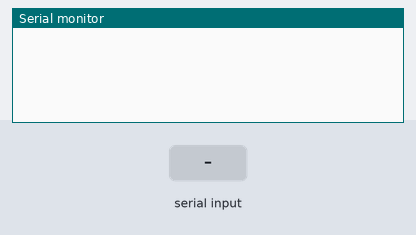
Bench run of a sketch on a simulated Arduino Mega 2560, built with avr-gcc and run on an emulated ATmega2560. Shown: the last lines printed to the serial monitor. The test bench sets the inputs (shaded band). WiFi joins after 1.5 s; servers stay silent unless stated; uploads are accepted with an empty reply.

Above: at 3.7 s.
3.8 s: "{" received over Serial
At 4.7 s:
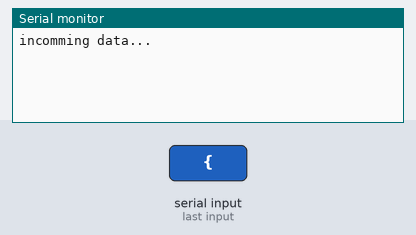
5.3 s: "}" received over Serial
At 5.9 s:
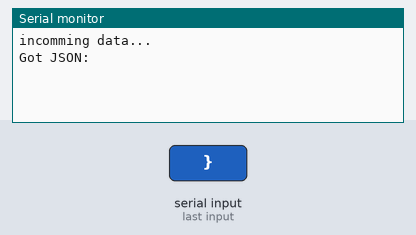

The sketch:

ESP8266.ino
```cpp
//Creator: Alex Rosa
//Date: 09/5/2018
//Company: Grownetics
//Last Modified 09/18/18

/*
Description:  The purpose of this code is to convert existing ethernet Devices into wireless devices using the
Arduino Mega boards with integrated esp8266 chips

Function: This is the esp8266 portion of code for middleware devices This code reads JSON objects outputted
to 'serial3'on the arduino mega's.  Once the json object has been retrieved, it then sends it as a GET request
to the respective server.  The responce (payload) is then sent back to the arduino Mega
*/

#include <ESP8266WiFi.h>
#include <ESP8266HTTPClient.h>


//USER VARS - CHANGE ACCORDING TO SYSTEM
bool debug = false;
const char* ssid=      "Grownetics";
const char* password =  "GrowBetter16";
const char* Server = "http://proxmox1.onsite.cropcircle.io/api/raw?q=";


//DO NOT CHANGE ANYTHING BELOW THIS LINE!!!

//variables for GET request method
char buffer[500];
String response;

//timing variables
unsigned long previousMillis = 0;
const long interval = 5000;
const long refreshRate = 30000;

//variables for getData()
char inData[500];
char outData[500];
char inChar;
int stringPos = 0;
bool readingJson;
int status = 0;

//Used for debugging
//char json1[] = "{\"boot\":1,\"outs\":[\"3\",\"2\", \"4\"],\"i9\":[\"A0\",\"A1\",\"A2\"]}";
char json1[] = "{\"boot\":1,\"i13\":[\"A0\",\"A1\",\"A2\",\"A3\",\"A4\",\"A5\",\"A6\",\"A7\"]}";

char json2[] = "{\"boot\":1,\"i2\":[\"M2\"],\"i4\":[\"M3\"]}";

void setup() {

  Serial.begin(9600);

  pinMode(0, OUTPUT);
  digitalWrite(0,LOW);

  WiFi.begin(ssid,password);

  delay(1000);

  if(debug){

    //use for soil Moisture testing, untill i13 is added to the server
    Serial.println(json1);

  }
}

void loop() {
    // use this to keep track of time
    // loop condition -> (currentMillis - previousMillis >= interval)
    unsigned long currentMillis = millis();

    //skip connecttion to server if in debug
    if (!debug){

        while (WiFi.status() != WL_CONNECTED) {

            delay(1000);

            Serial.println("Connecting..");
        }
    }

    getData(); //parse JSON objects from Mega (bit by bit)
}

void GETRequest(const char* theServer, const char* theObject){

    if (!debug){

        //Create object of class HTTPClient
        HTTPClient http;

        int n;

        n = sprintf(buffer,"%s%s",theServer,theObject);

        //Serial.println(buffer);

        //call the 'begin' method and pass through the URL
        http.begin(buffer);
        int httpCode = http.GET();

        String thePayload = http.getString();

        //comment this line out for soil moisture testing
        Serial.println(thePayload);

            http.end();

    }

    else{

        Serial.println("{}");
    }
}

void getData(){

  if (Serial.available() > 0){

    char inChar = Serial.read();

    if(inChar == '{') {

      Serial.println("incomming data...");

      digitalWrite(0, HIGH);

      stringPos = 0;
      memset( &inData, 0, 500 );
      readingJson = true;
      }

    if(readingJson) {

      if(stringPos < 500) {

        inData[stringPos] = inChar; // Store it
        stringPos++;
      }

      if(inChar == '}') {

        readingJson = false;
        digitalWrite(0,LOW);

        Serial.println("Got JSON: ");

        GETRequest(Server,inData);
        }
      }
    }
  }
```

Measured:
- after the input at 3.8 s, the serial monitor: prints a new line at once (image 1)
- after the input at 5.3 s, the serial monitor: prints a new line at once (image 2)
